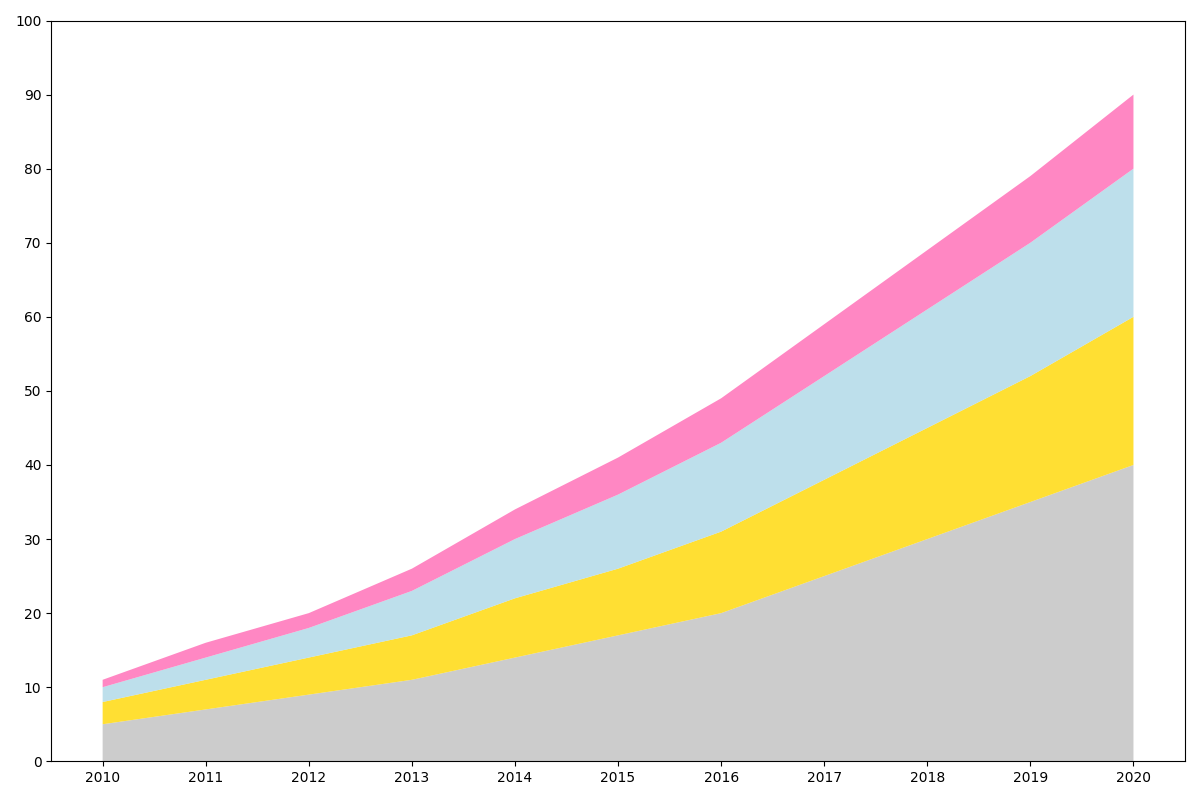

Reproduce this figure in Python.
import matplotlib.pyplot as plt
import numpy as np

# Years from 2010 to 2020
years = np.arange(2010, 2021)

# Resource usage data (in thousands of units)
moon_crystals = np.array([5, 7, 9, 11, 14, 17, 20, 25, 30, 35, 40])
sun_gemstones = np.array([3, 4, 5, 6, 8, 9, 11, 13, 15, 17, 20])
star_dust = np.array([2, 3, 4, 6, 8, 10, 12, 14, 16, 18, 20])
sky_pearls = np.array([1, 2, 2, 3, 4, 5, 6, 7, 8, 9, 10])

# Aggregated data for the stacked area plot
resource_data = np.vstack([moon_crystals, sun_gemstones, star_dust, sky_pearls])

# Create the stacked area plot
fig, ax = plt.subplots(figsize=(12, 8))
ax.stackplot(years, resource_data, colors=['#C0C0C0', '#FFD700', '#ADD8E6', '#FF69B4'], alpha=0.8)

# Customize x and y ticks
ax.set_xticks(years)
ax.set_yticks(np.arange(0, 101, 10))

# Automatically adjust layout
plt.tight_layout()

# Display the plot
plt.show()
